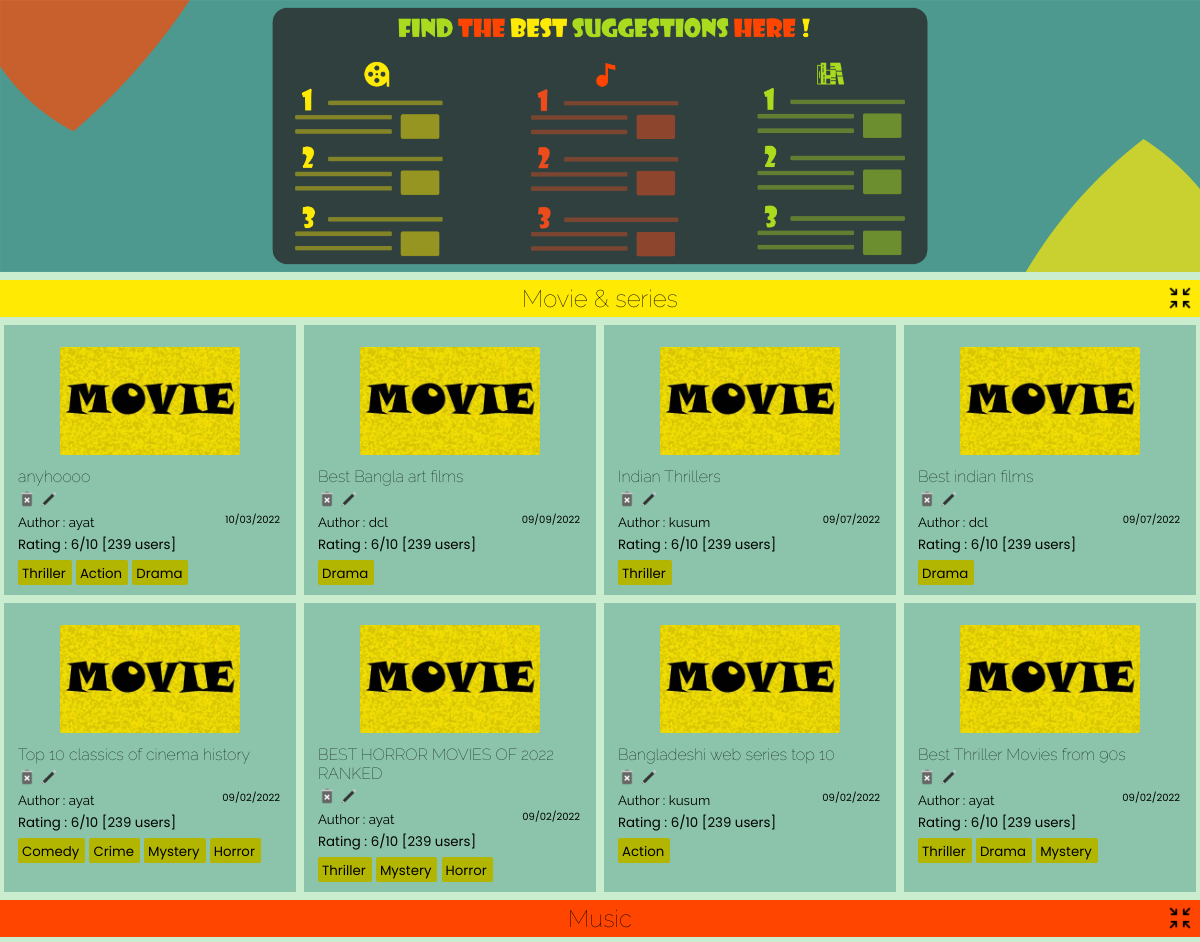
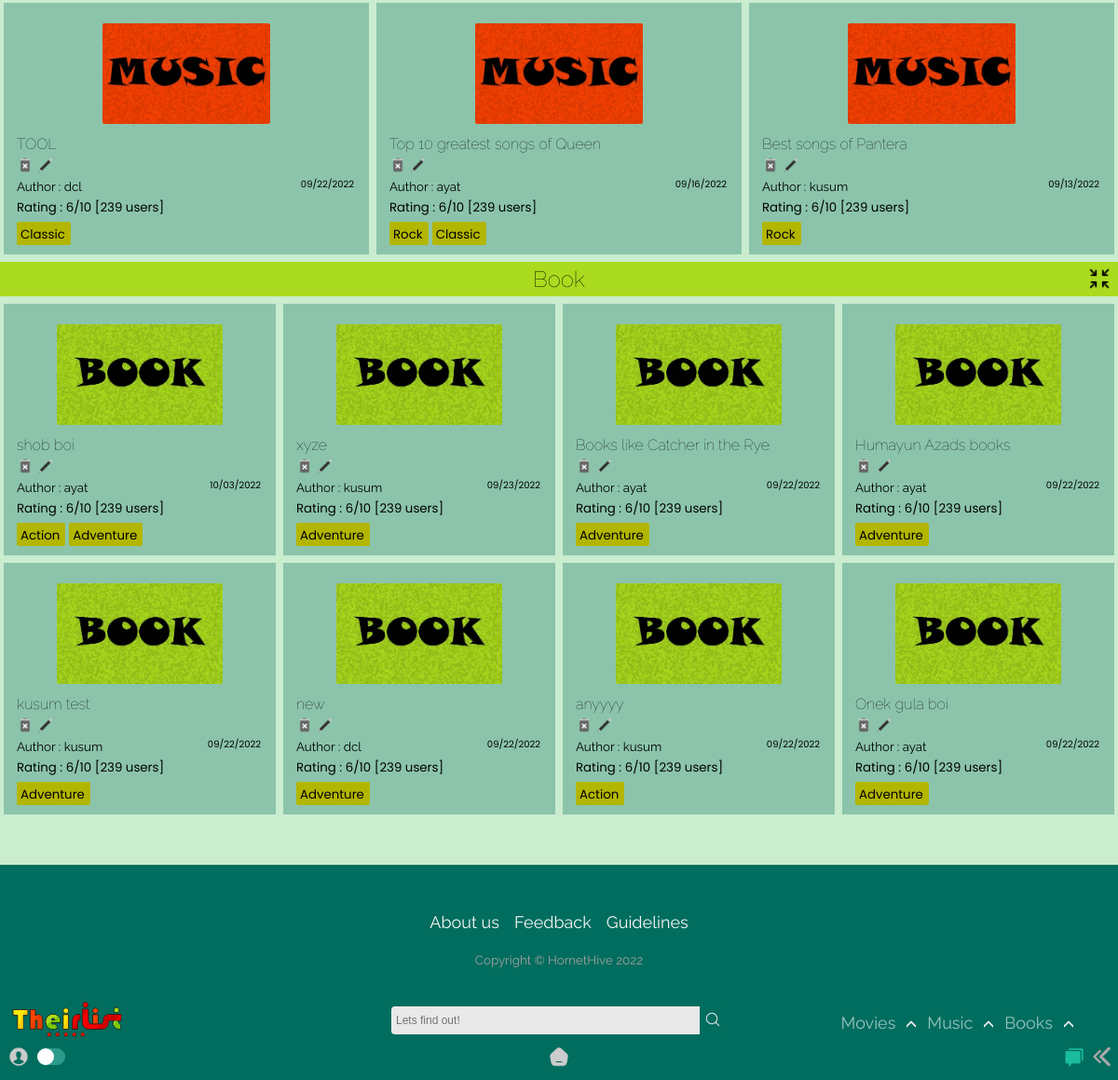
The page /home/all on the database its author committed (2 pictures, top to bottom).
### app/models.py (models this page shows, shortened)
class List(models.Model):
    title = models.CharField(max_length=65)
    genre = models.ManyToManyField('Genre')
    creator = models.ForeignKey(User,on_delete=models.SET_NULL,blank=True, null=True)
    posted = models.DateTimeField(auto_now_add=True)
    content = RichTextField(null=True,default=' ')
    type = models.CharField(max_length=10,default="Movie")
    slug = models.SlugField(max_length= 300,null=True, blank = True, unique=True)

class Genre(models.Model):
    name = models.CharField(max_length=150)
    def __str__(self):
        return self.name

class MusicList(models.Model):
    title = models.CharField(max_length=65)
    genre = models.ManyToManyField('MusicGenre')
    creator = models.ForeignKey(User,on_delete=models.SET_NULL,blank=True, null=True)
    posted = models.DateTimeField(auto_now_add=True)
    content = RichTextField(null=True,default=' ')
    type = models.CharField(max_length=10,default="Music")
    slug = models.SlugField(max_length= 300,null=True, blank = True, unique=True)

class MusicGenre(models.Model):
    name = models.CharField(max_length=150)
    def __str__(self):
        return self.name

class BookList(models.Model):
    title = models.CharField(max_length=65)
    creator = models.ForeignKey(User,on_delete=models.SET_NULL,blank=True, null=True)
    genre = models.ManyToManyField('BookGenre')
    posted = models.DateTimeField(auto_now_add=True)
    content = RichTextField(null=True,default=' ')
    type = models.CharField(max_length=10,default="book")
    slug = models.SlugField(max_length= 300,null=True, blank = True, unique=True)

class BookGenre(models.Model):
    name = models.CharField(max_length=150)
    def __str__(self):
        return self.name

### app/views.py (the view)
# urls.py: path('all',views.all, name='all'),
def all(request):
    movie = List.objects.filter(posted__gte=timezone.now() - timedelta(days=60)).all().order_by("-id")
    music = MusicList.objects.filter(posted__gte=timezone.now() - timedelta(days=60)).all().order_by("-id")
    book = BookList.objects.filter(posted__gte=timezone.now() - timedelta(days=60)).all().order_by("-id")
    allPosts = list(movie)
    allPostsmusic = list(music)
    allPostsbook = list(book)
    params = {'allPosts' : allPosts, 'allPostsmusic' : allPostsmusic, 'allPostsbook' : allPostsbook}
    return render(request, 'app/all.html', params)

### templates/app/all.html (shortened to what this page needs)
{% extends "index.html" %}
{% load static %}
{% block content %}
<div class = "poster"><img src="{% static 'app/images/poster_light.jpg' %}" alt="" id="poster"></div>
<section>
  <div class="headline headline-top" id="headlline-top"><div class="head-cont-all" ><h1 class="headline-all">Movie & series</h1></div><span class="minimize" id="topmini"><img src="{% static 'app/images/minimize.png' %}" id="miniimg" alt=""></span></div>
  <div class="contain-sec movie-contain main-sec" id="contain-sec">
    {% for lola in allPosts %}
    <div class="elements">
      <div class="thumb">
        <img src="{% static 'app/images/movie-poster.jpg' %}" width="100px" />
      </div>
      <div class="Title">
        <a href="{% url 'app:list_detail' lola.slug %}"><h4 class="tit" id="tit">{{lola.title}}</h4></a>
        {% if user.id == lola.creator.id %}
        <a href="{% url 'app:delete_movie' lola.slug %}"><img src ="{% static 'app/images/delete.png' %}"></a>
        <a href="{% url 'app:update_list' lola.slug %}"><img src ="{% static 'app/images/edit.png' %}"></a>
        {% else %}
        <img src ="{% static 'app/images/delete-dis.png' %}">
        <img src ="{% static 'app/images/edit-dis.png' %}">
        {% endif %}
      </div>
      <div class="Author">
        <small>Author : {{lola.creator.username}}<span>{{lola.posted|date:"SHORT_DATE_FORMAT"}}</span></small>
      </div>
      <div class="rating"><small>Rating : 6/10 [239 users]</small></div>
        {% for tag in lola.genre.all %}
        <div class="Genre">
          <a href="{% url 'app:film' query=tag %}">
            <small>{{ tag }}</small>
          </a>
        </div>
          {% empty %}
          No tags!
        {% endfor %}
    </div>
    {% endfor %}
  </div>
  <div class="headline headline-middle" id="headline-middle"><div class="head-cont-all" ><h1 class="headline-all">Music</h1></div><span class="minimize" id="centmini"><img src="{% static 'app/images/minimize.png' %}" id="miniimg2" alt=""></span></div>
  <div class="contain-sec music-contain main-sec2" id="contain-sec2">
    {% for lola in allPostsmusic %}
    <div class="elements">
      <div class="thumb">
        <img src="{% static 'app/images/music-poster.jpg' %}" width="100px" />
      </div>
      <div class="Title">
        <a href="{% url 'app:musiclist_detail' lola.slug %}"><h4 class="tit">{{lola.title}}</h4></a>
        {% if user.id == lola.creator.id %}
        <a href="{% url 'app:delete_music' lola.slug %}"><img src ="{% static 'app/images/delete.png' %}"></a>
        <a href="{% url 'app:update_musiclist' lola.slug %}"><img src ="{% static 'app/images/edit.png' %}"></a>
        {% else %}
        <img src ="{% static 'app/images/delete-dis.png' %}">
        <img src ="{% static 'app/images/edit-dis.png' %}">
        {% endif %}
      </div>
      <div class="Author">
        <small>Author : {{lola.creator.username}}<span>{{lola.posted|date:"SHORT_DATE_FORMAT"}}</span></small>
      </div>
      <div class="rating"><small>Rating : 6/10 [239 users]</small></div>
        {% for tag in lola.genre.all %}
        <div class="Genre">
          <a href="{% url 'app:music' query=tag %}">
            <small>{{ tag }}</small>
          </a>
        </div>
          {% empty %}
          No tags!
        {% endfor %}
    </div>
    {% endfor %}
  </div>
  <div class="headline headline-bottom" id="headline-bottom"><div class="head-cont-all" ><h1 class="headline-all">Book</h1></div><span class="minimize" id="bottommini"><img src="{% static 'app/images/minimize.png' %}" id="miniimg3" alt=""></span></div>
  <div class="contain-sec book-contain main-sec3" id="contain-sec3">
    {% for lola in allPostsbook %}
    <div class="elements">
      <div class="thumb">
        <img src="{% static 'app/images/book-poster.jpg' %}" width="100px" />
      </div>
      <div class="Title">
        <a href="{% url 'app:booklist_detail' lola.slug %}"><h4 class="tit">{{lola.title}}</h4></a>
        {% if user.id == lola.creator.id %}
        <a href="{% url 'app:delete_book' lola.slug %}"><img src ="{% static 'app/images/delete.png' %}"></a>
        <a href="{% url 'app:update_booklist' lola.slug %}"><img src ="{% static 'app/images/edit.png' %}"></a>
        {% else %}
        <img src ="{% static 'app/images/delete-dis.png' %}">
        <img src ="{% static 'app/images/edit-dis.png' %}">
        {% endif %}
      </div>
      <div class="Author">
        <small>Author : {{lola.creator.username}}<span>{{lola.posted|date:"SHORT_DATE_FORMAT"}}</span></small>
      </div>
      <div class="rating"><small>Rating : 6/10 [239 users]</small></div>
        {% for tag in lola.genre.all %}
        <div class="Genre">
          <a href="{% url 'app:book' query=tag %}">
            <small>{{ tag }}</small>
          </a>
        </div>
          {% empty %}
          No tags!
        {% endfor %}
    </div>
    {% endfor %}
  </div>
</section>
<footer class="fout" id = "fout">
  <div class="foot-options">
  <a href="{% url "app:about_us" %}">About us</a>
  <a href="{% url "app:feedback" %}">Feedback</a>
  <a href="{% url "app:guidelines" %}">Guidelines</a>
  </div>
  <div class="foot-copy">
  <small>Copyright &copy; HornetHive 2022</small>
  </div>
</footer>
{% endblock content %}

### static/app/css/desk.css (style rules this page uses)
:root { --rd: #D10000; --white: rgb(233, 233, 233); --rd2: #9DAAF2; --dark: #1d1d1d; --teal: rgb(0, 109, 94); }
* { -webkit-tap-highlight-color: transparent; margin: 0; padding: 0; box-sizing: border-box; }
body { -webkit-tap-highlight-color: transparent; background-color: #CAECCF; text-decoration: none; height: 100vh; display: flex; flex-direction: column; font-family: 'Raleway', sans-serif; }
.poster { position: relative; padding-top: 0px; width: max-content; max-width: 100%; }
.poster img { width: 100vw; max-width: 100%; }
.fout { position: relative; display: flex; flex-wrap: wrap; flex-direction: column; align-items: center; height: 280px; width: 100vw; max-width: 100%; background-color: rgb(0, 109, 94); bottom: 0; z-index: 8; padding-top: 50px; border-top: 1px solid rgba(172, 255, 47, 0.089); justify-self: end; padding-bottom: 120px; }
.fout .foot-options a { font-size: 18px; padding: 8px 6px; color: whitesmoke; cursor: pointer!important; transition: all 250ms ease-in-out; }
.foot-copy small { color: rgb(161, 161, 161); }
.foot-copy { padding-top: 20px; }
.Title img { height: 18px!important; }
.Genre small { padding: 0 0; margin-right: 2px; }

### static/app/css/content_css.css (style rules this page uses)
section { position: relative; z-index: 0; }
.contain-sec { padding-top: 0px; display: grid; width: 100%; color: black; grid-template-rows: repeat(auto-fit, minmax(100px, 1fr)); grid-template-columns: repeat(auto-fit, minmax(250px, 1fr)); position: relative; margin-bottom: 100px; }
.elements { padding: 10px 14px; width: auto; background-color: rgba(0, 109, 94, 0.315); margin: 4px; border-radius: 0px; position: relative; }
.thumb { display: grid; justify-content: center; }
.thumb img { height: 108px; width: auto; border-radius: 2px; margin: 12px; }
.tit { font-weight: lighter; transition: all 250ms ease-in-out; margin-bottom: 4px; }
.Author span { position: absolute; margin-right: 16px; right: 0; cursor: pointer; font-size: 10px; font-family: 'Poppins', sans-serif; }
.rating { font-family: 'Poppins', sans-serif; }
.Genre { margin: 0px 0px; margin-top: 4px; padding: 0px 4px; border-radius: 2px; background-color: rgb(179, 182, 0); color: rgb(0, 0, 0); width: max-content; cursor: pointer; display: inline-block; font-family: 'Poppins', sans-serif; transition: all 350ms ease-in-out; }

### templates/app/all.html (style rules this page uses)
.Title img { height: 14px; }

### rows shown on the page
List: title "anyhoooo", creator.username "ayat", posted "10/03/2022"
Genre: name "Thriller"
Genre: name "Action"
Genre: name "Drama"
List: title "Best Bangla art films", creator.username "dcl", posted "09/09/2022"
List: title "Indian Thrillers", creator.username "kusum", posted "09/07/2022"
List: title "Best indian films", creator.username "dcl", posted "09/07/2022"
List: title "Top 10 classics of cinema history", creator.username "ayat", posted "09/02/2022"
Genre: name "Comedy"
Genre: name "Crime"
Genre: name "Mystery"
Genre: name "Horror"
List: title "BEST HORROR MOVIES OF 2022 RANKED", creator.username "ayat", posted "09/02/2022"
List: title "Bangladeshi web series top 10", creator.username "kusum", posted "09/02/2022"
List: title "Best Thriller Movies from 90s", creator.username "ayat", posted "09/02/2022"
MusicList: title "TOOL", creator.username "dcl", posted "09/22/2022"
MusicGenre: name "Classic"
MusicList: title "Top 10 greatest songs of Queen", creator.username "ayat", posted "09/16/2022"
MusicGenre: name "Rock"
MusicList: title "Best songs of Pantera", creator.username "kusum", posted "09/13/2022"
BookList: title "shob boi", creator.username "ayat", posted "10/03/2022"
BookGenre: name "Action"
BookGenre: name "Adventure"
BookList: title "xyze", creator.username "kusum", posted "09/23/2022"
BookList: title "Books like Catcher in the Rye", creator.username "ayat", posted "09/22/2022"
BookList: title "Humayun Azads books", creator.username "ayat", posted "09/22/2022"
BookList: title "kusum test", creator.username "kusum", posted "09/22/2022"
BookList: title "new", creator.username "dcl", posted "09/22/2022"
BookList: title "anyyyy", creator.username "kusum", posted "09/22/2022"
BookList: title "Onek gula boi", creator.username "ayat", posted "09/22/2022"
